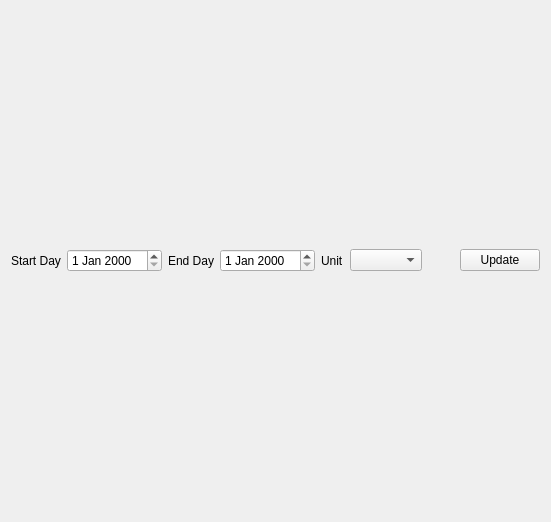
<?xml version="1.0" encoding="UTF-8"?>
<ui version="4.0">
 <class>StatForm</class>
 <widget class="QWidget" name="StatForm">
  <property name="geometry">
   <rect>
    <x>0</x>
    <y>0</y>
    <width>551</width>
    <height>522</height>
   </rect>
  </property>
  <property name="windowTitle">
   <string>Form</string>
  </property>
  <layout class="QGridLayout" name="gridLayout">
   <item row="0" column="7">
    <widget class="QPushButton" name="mUpdateBtn">
     <property name="text">
      <string>Update</string>
     </property>
    </widget>
   </item>
   <item row="0" column="2">
    <widget class="QLabel" name="label_2">
     <property name="text">
      <string>End Day</string>
     </property>
    </widget>
   </item>
   <item row="0" column="5">
    <widget class="QComboBox" name="mUnitCombo"/>
   </item>
   <item row="0" column="3">
    <widget class="QDateEdit" name="mEndDate"/>
   </item>
   <item row="0" column="4">
    <widget class="QLabel" name="label_3">
     <property name="text">
      <string>Unit</string>
     </property>
    </widget>
   </item>
   <item row="0" column="0">
    <widget class="QLabel" name="label">
     <property name="text">
      <string>Start Day</string>
     </property>
    </widget>
   </item>
   <item row="0" column="1">
    <widget class="QDateEdit" name="mStartDate"/>
   </item>
   <item row="1" column="0" colspan="8">
    <layout class="QGridLayout" name="mGridLayout"/>
   </item>
   <item row="0" column="6">
    <spacer name="horizontalSpacer">
     <property name="orientation">
      <enum>Qt::Horizontal</enum>
     </property>
     <property name="sizeHint" stdset="0">
      <size>
       <width>40</width>
       <height>20</height>
      </size>
     </property>
    </spacer>
   </item>
  </layout>
 </widget>
 <resources/>
 <connections/>
</ui>
